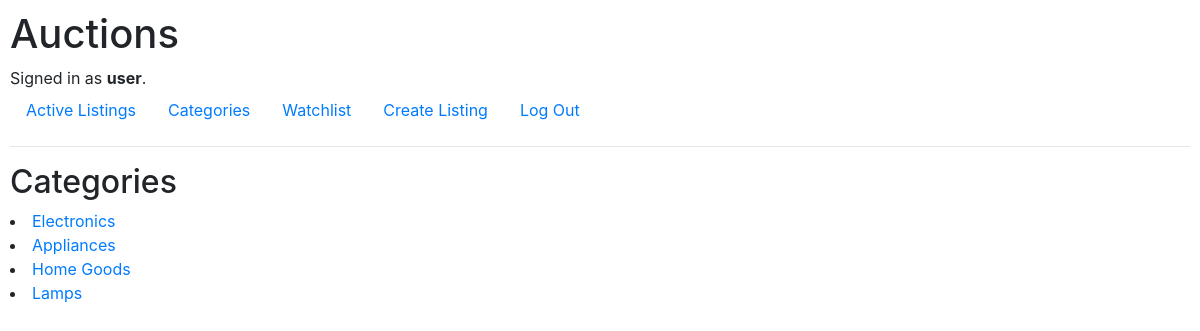
The app's page /categories (signed in), older data.
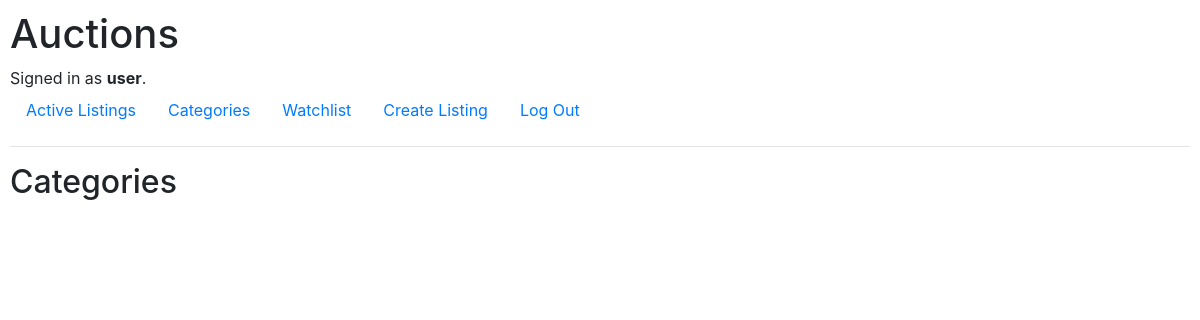
The same page, newer data.
### auctions/models.py (models this page shows, shortened)
class User(AbstractUser):
    pass

class Category(models.Model):
    name = models.CharField(max_length=200)

### auctions/views.py (the view)
# urls.py: path("categories", views.categories, name="categories"),
def categories(request):
    category_list = Category.objects.all()
    return render(request, "auctions/categories.html", {"category_list": category_list})

### auctions/templates/auctions/categories.html
{% extends "auctions/layout.html" %}
{% block body %}
    <h2>Categories</h2>
        {% for category in category_list %}
            <li><a href="{% url 'category' category.name %}"> {{ category.name }} </a></li>
        {% endfor %}
{% endblock %}

### auctions/templates/auctions/layout.html (shortened to what this page needs)
{% load static %}
<!DOCTYPE html>
<html lang="en">
    <head>
        <link rel="stylesheet" href="https://stackpath.bootstrapcdn.com/bootstrap/4.4.1/css/bootstrap.min.css">
        <link href="{% static 'auctions/styles.css' %}" rel="stylesheet">
    </head>
    <body>
        <h1>Auctions</h1>
        <div>
            {% if user.is_authenticated %}
                Signed in as <strong>{{ user.username }}</strong>.
            {% else %}
                Not signed in.
            {% endif %}
        </div>
        <ul class="nav">
            <li class="nav-item">
                <a class="nav-link" href="{% url 'index' %}">Active Listings</a>
            </li>
            <li class="nav-item">
                <a class="nav-link" href="{% url 'categories' %}">Categories</a>
            </li>
            {% if user.is_authenticated %}
                <li class="nav-item">
                    <a class="nav-link" href="/watchlist">Watchlist</a>
                </li>
                <li class="nav-item">
                    <a class="nav-link" href="/auction/new">Create Listing</a>
                </li>
                <li class="nav-item">
                    <a class="nav-link" href="{% url 'logout' %}">Log Out</a>
                </li>
            {% endif %}
        </ul>
        <hr>
        {% block body %}
        {% endblock %}
    </body>
</html>

### auctions/static/auctions/styles.css (style rules this page uses)
body { padding: 10px; }

Row changes from the older to the newer data that the page shows:
removed Category: name "Electronics"
removed Category: name "Appliances"
removed Category: name "Home Goods"
removed Category: name "Lamps"
